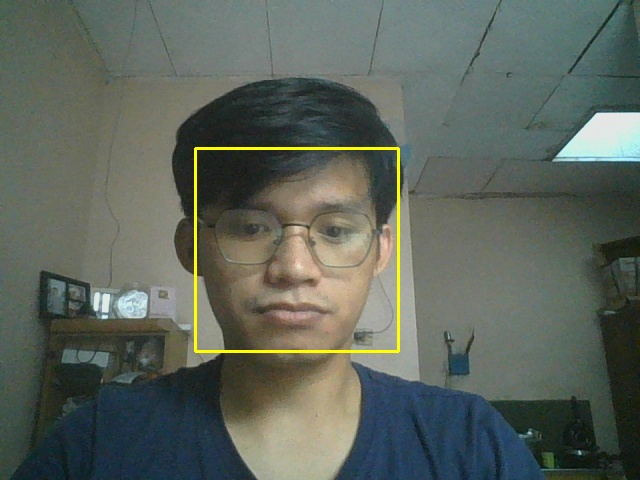
#> input picture faceData/wajah.1.1.jpg, 640 x 480 px; its folder holds only this picture in this run
$ python faceDetectionEngine.py
#> lines starting #> are read from the running program, lines starting #| are printed output that depends on the picture
import  cv2, os, numpy as np
from PIL import Image

faceDir = 'faceData'
faceEngineDir = 'face'


def getImageLabel(path):
#> called with path = 'faceData'
    imagePaths = [os.path.join(path, f) for f in os.listdir(path)]
    faceSamples = []
    faceIDs = []
    for imagePath in imagePaths:
        PILImg = Image.open(imagePath).convert('L') #convert ke dalam grey
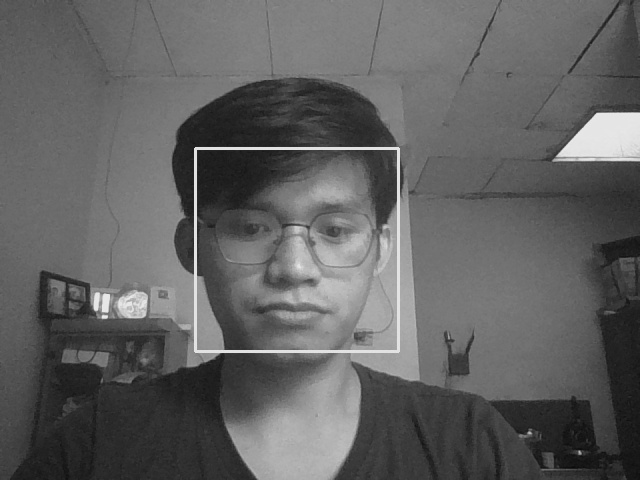
#> PILImg: PIL image 640x480 L; min 9, max 235, mean 96.9
        imgNum = np.array(PILImg, 'uint8')
        faceID = int(os.path.split(imagePath)[-1].split(".")[1])
        faces  = faceDetector.detectMultiScale(imgNum)
#> faces = [[201, 153, 191, 191]]
        for (x, y, w, h) in faces:
            faceSamples.append(imgNum[y:y+h, x:x+w])
            faceIDs.append(faceID)
#> this loop made 1 pass
#> after the loop, faceIDs = [1]; faceSamples = 1 item
        return faceSamples,faceIDs

faceRecognizer = cv2.face.LBPHFaceRecognizer_create()
faceDetector = cv2.CascadeClassifier('haarcascade_frontalface_default.xml')

print('pencocokan wajah')
faces,IDs = getImageLabel(faceDir)
#> faces = 1 item; IDs = [1]
faceRecognizer.train(faces,np.array(IDs))

#save
faceRecognizer.write(faceEngineDir+'/training.xml')
print ('sebanyak {0} data wajah telah di cocokkan', format(len(np.unique(IDs))))
#| sebanyak {0} data wajah telah di cocokkan 1

$ run again, on faceData/wajah.123.1.jpg
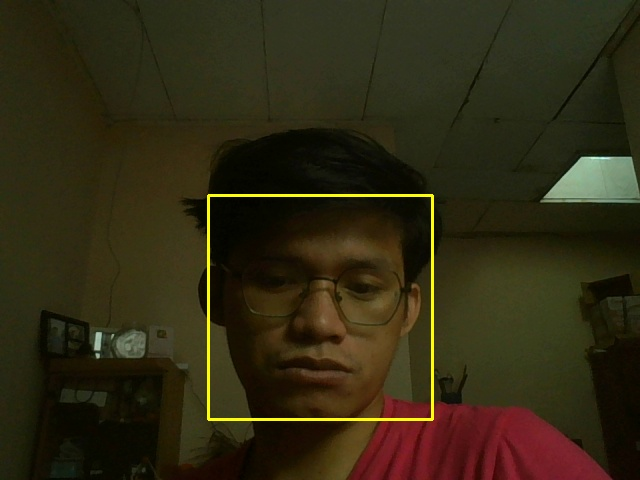
#> input picture faceData/wajah.123.1.jpg, 640 x 480 px
#> in getImageLabel, `PILImg = Image.open(imagePath).convert('L')`:
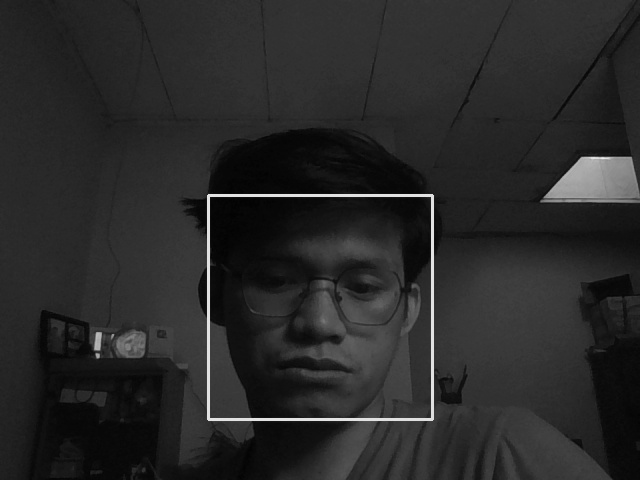
#> PILImg: PIL image 640x480 L; min 1, max 236, mean 40.8
#> in getImageLabel, `faces  = faceDetector.detectMultiScale(imgNum)`: faces = [[45, 303, 50, 50], [223, 206, 197, 197]]
#> the loop in getImageLabel, `for (x, y, w, h) in faces:` made 2 passes
#> after the loop in getImageLabel, `for (x, y, w, h) in faces:`: faceIDs = [123, 123]; faceSamples = 2 items
#> `faces,IDs = getImageLabel(faceDir)`: IDs = [123, 123]
#| sebanyak {0} data wajah telah di cocokkan 1

$ run again, on faceData/wajah.123.10.jpg
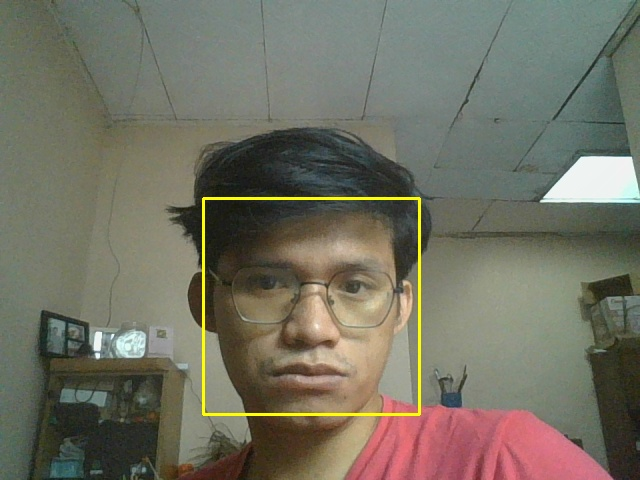
#> input picture faceData/wajah.123.10.jpg, 640 x 480 px
#> in getImageLabel, `PILImg = Image.open(imagePath).convert('L')`:
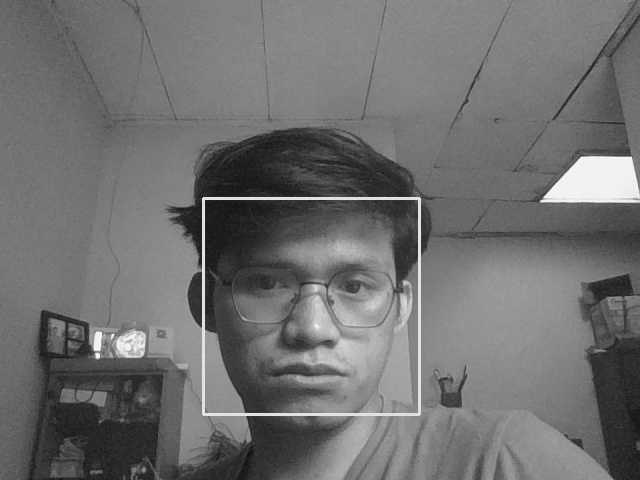
#> PILImg: PIL image 640x480 L; min 15, max 248, mean 111.1
#> in getImageLabel, `faces  = faceDetector.detectMultiScale(imgNum)`: faces = [[208, 204, 209, 209]]
#> the loop in getImageLabel, `for (x, y, w, h) in faces:` made 1 pass
#> after the loop in getImageLabel, `for (x, y, w, h) in faces:`: faceIDs = [123]; faceSamples = 1 item
#> `faces,IDs = getImageLabel(faceDir)`: IDs = [123]
#| sebanyak {0} data wajah telah di cocokkan 1
